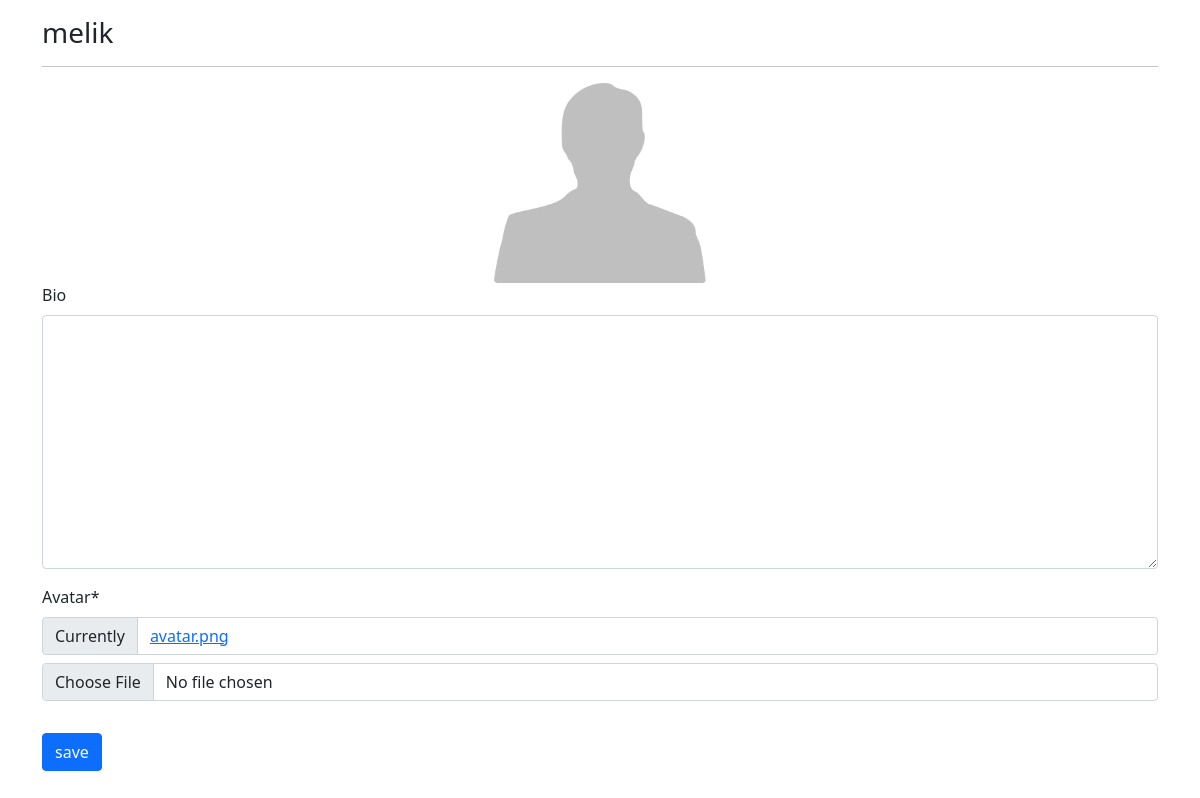
The app's page /profiles/my/ (signed in), older data.
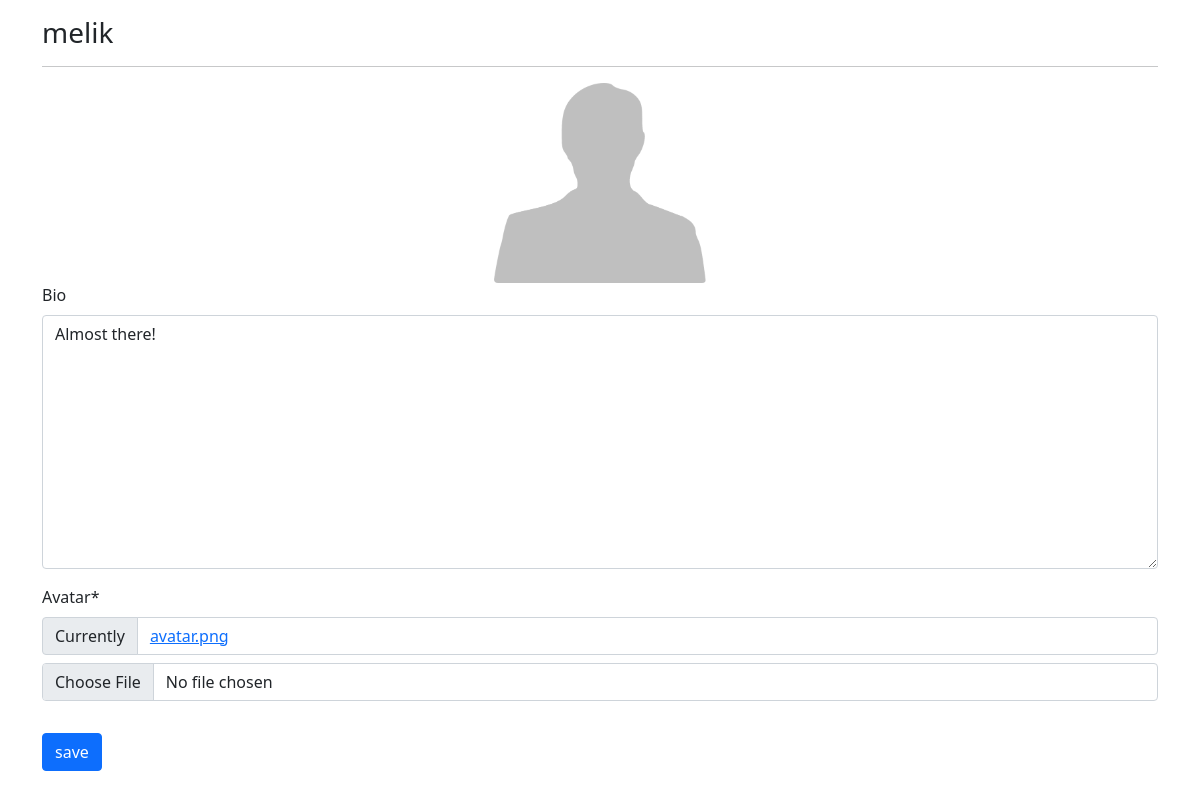
The same page, newer data.
### profiles/models.py (models this page shows, shortened)
class Profile(models.Model):
    user = models.OneToOneField(User, on_delete=models.CASCADE)
    bio = models.TextField(blank=True)
    avatar = models.ImageField(default='avatar.png', upload_to='avatars')
    updated = models.DateTimeField(auto_now=True)
    created = models.DateTimeField(auto_now_add=True)

### profiles/views.py (the view, shortened to what this page needs)
# urls.py: path('my/', my_profile_view, name='my-profile'),
def my_profile_view(request):
    obj = Profile.objects.get(user=request.user)
    form = ProfileForm(request.POST or None, request.FILES or None, instance=obj)
    context = {
        'obj': obj,
        'form': form,
    }
    return render(request, 'profiles/main.html', context)

### profiles/forms.py
class ProfileForm(forms.ModelForm):
    class Meta:
        model = Profile
        fields = ('bio', 'avatar',)

### profiles/templates/profiles/main.html (shortened to what this page needs)
{%extends "base.html"%}
{% load static %}
{%load crispy_forms_tags %}
{% block content %}
    <h3>{{obj.user}}</h3>
    <hr>
    <div class="text-center" id="avatar-box">
        <img src="{{obj.avatar.url}}" class="rounded" height="200px" width="auto" alt={{obj.user.username}}>
    </div>
    <form id="profile-form">
        {{form|crispy}}
            <button type="submit" class="btn btn-primary mt-3">save</button>
    </form>
{% endblock content %}

Row changes from the older to the newer data that the page shows:
changed Profile "melik": bio (not shown) → "Almost there!"
